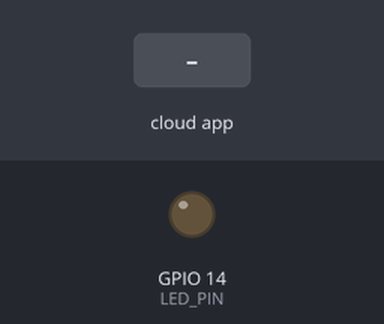
Bench run of a sketch on a simulated ESP32. Shown: output pins drawn as LEDs (lit = HIGH). The test bench sets the inputs (shaded band). What the sketch prints to the serial monitor is not drawn.

Above: at 3.2 s.
3.3 s: the phone or cloud app sets botaoled to true
At 4.4 s:
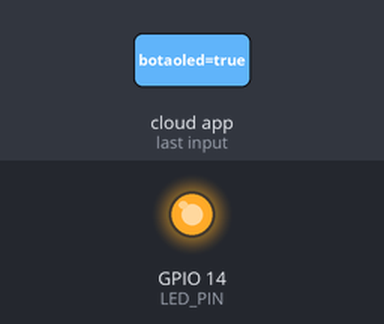
Timing chart, 0 to 6.3 s (numbered marks = the images above; inputs shaded):
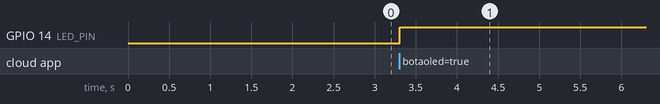

Measured:
- after the input at 3.3 s, GPIO 14 (LED_PIN): LOW → HIGH at once

The sketch:

BotaoLed.ino
```cpp
#include "AdafruitIO_WiFi.h"

// suas credenciais Wi-Fi
#define WIFI_SSID       ""
#define WIFI_PASS       ""

// suas credenciais da Adafruit IO
#define IO_USERNAME     ""
#define IO_KEY          ""

#include "WiFi.h"
#include "AdafruitIO_WiFi.h"

// Cria objeto de conexão
AdafruitIO_WiFi io(IO_USERNAME, IO_KEY, WIFI_SSID, WIFI_PASS);

// Cria referência ao feed
AdafruitIO_Feed *botaoLED = io.feed("botaoled");

// Define o pino do LED
#define LED_PIN 14

void setup() {
  // Inicializa comunicação serial
  Serial.begin(115200);

  // Configura o pino do LED como saída
  pinMode(LED_PIN, OUTPUT);

  // Conecta ao Adafruit IO
  Serial.print("Conectando ao Adafruit IO");
  io.connect();

  // Registra função callback quando o feed receber dados
  botaoLED->onMessage(handleBotaoLed);

  // Aguarda conexão
  while(io.status() < AIO_CONNECTED) {
    Serial.print(".");
    delay(1000);
  }

  Serial.println("Conectado!");
}

void loop() {
  // Mantém conexão ativa
  io.run();
}

// Função chamada sempre que houver alteração no feed
void handleBotaoLed(AdafruitIO_Data *data) {
  String valor = data->toString();
  Serial.print("Recebido do feed: ");
  Serial.println(valor);

  if (valor == "true") {
    digitalWrite(LED_PIN, HIGH);
    Serial.println("LED LIGADO");
  } else {
    digitalWrite(LED_PIN, LOW);
    Serial.println("LED DESLIGADO");
  }
}
```
